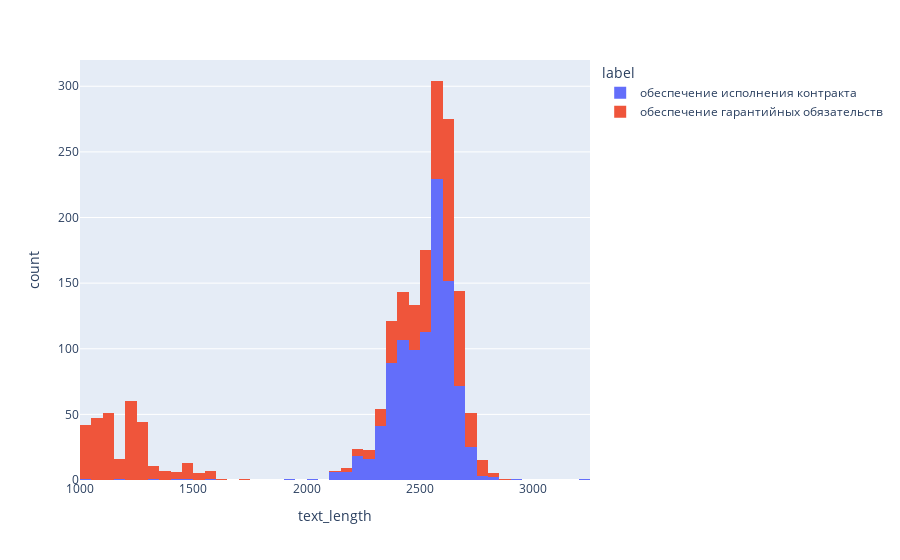

Notebook cell for this chart:
### Code cell
import plotly.express as px
df = px.data.tips()
fig = px.histogram(train_df, x="text_length", color="label", nbins=70)
fig.show()

### Figure 1 — Plotly figure (JSON) as saved in the notebook; plotly's stock layout.template omitted (floating-point values rounded to 4 significant figures; data arrays with more than 128 entries replaced by an {"elided": "..."} marker saying what was removed)
{"data": [{"alignmentgroup": "True", "bingroup": "x", "hovertemplate": "label=обеспечение исполнения контракта<br>text_length=%{x}<br>count=%{y}<extra></extra>", "legendgroup": "обеспечение исполнения контракта", "marker": {"color": "#636efa", "pattern": {"shape": ""}}, "name": "обеспечение исполнения контракта", "nbinsx": 70, "offsetgroup": "обеспечение исполнения контракта", "orientation": "v", "showlegend": true, "type": "histogram", "x": {"elided": "988 int values"}, "xaxis": "x", "yaxis": "y"}, {"alignmentgroup": "True", "bingroup": "x", "hovertemplate": "label=обеспечение гарантийных обязательств<br>text_length=%{x}<br>count=%{y}<extra></extra>", "legendgroup": "обеспечение гарантийных обязательств", "marker": {"color": "#EF553B", "pattern": {"shape": ""}}, "name": "обеспечение гарантийных обязательств", "nbinsx": 70, "offsetgroup": "обеспечение гарантийных обязательств", "orientation": "v", "showlegend": true, "type": "histogram", "x": {"elided": "811 int values"}, "xaxis": "x", "yaxis": "y"}], "layout": {"barmode": "relative", "legend": {"title": {"text": "label"}, "tracegroupgap": 0}, "margin": {"t": 60}, "xaxis": {"anchor": "y", "domain": [0, 1], "title": {"text": "text_length"}}, "yaxis": {"anchor": "x", "domain": [0, 1], "title": {"text": "count"}}}}
